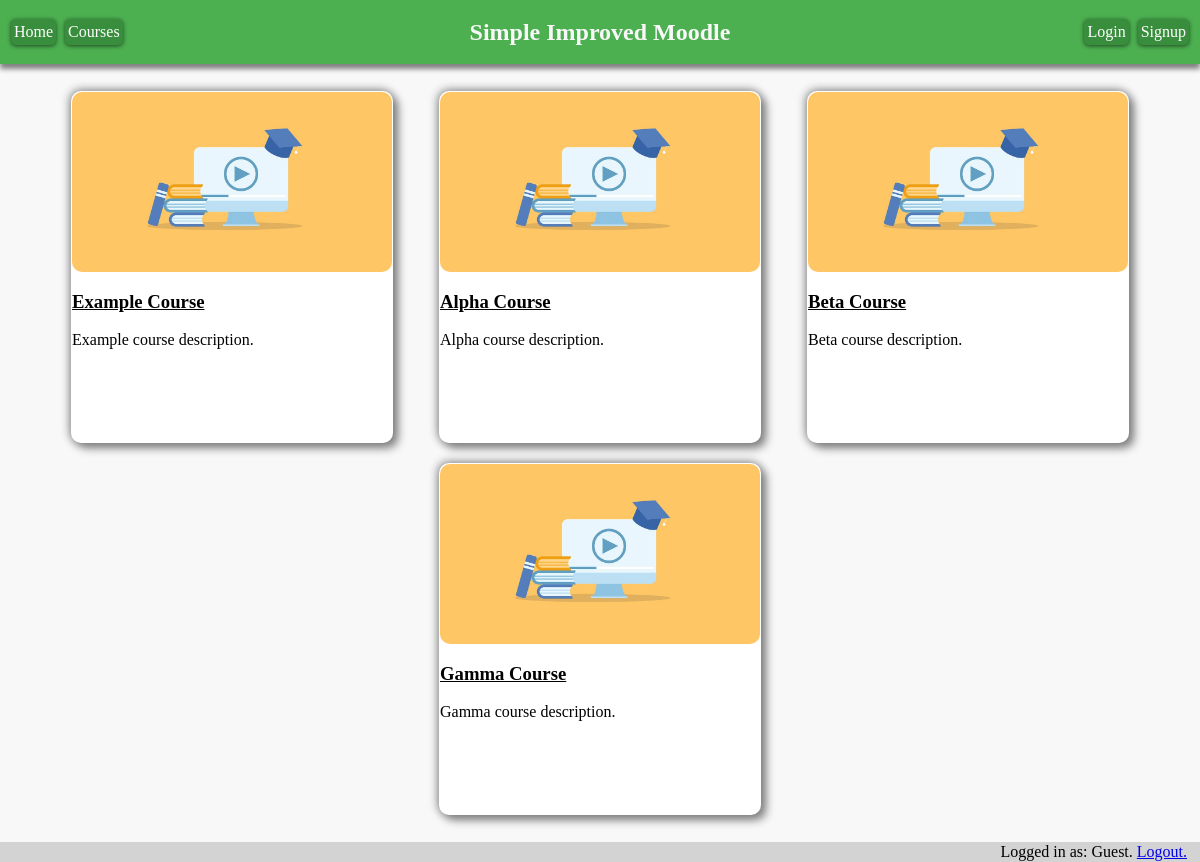
/courses.php, run on an earlier commit of the app's database.
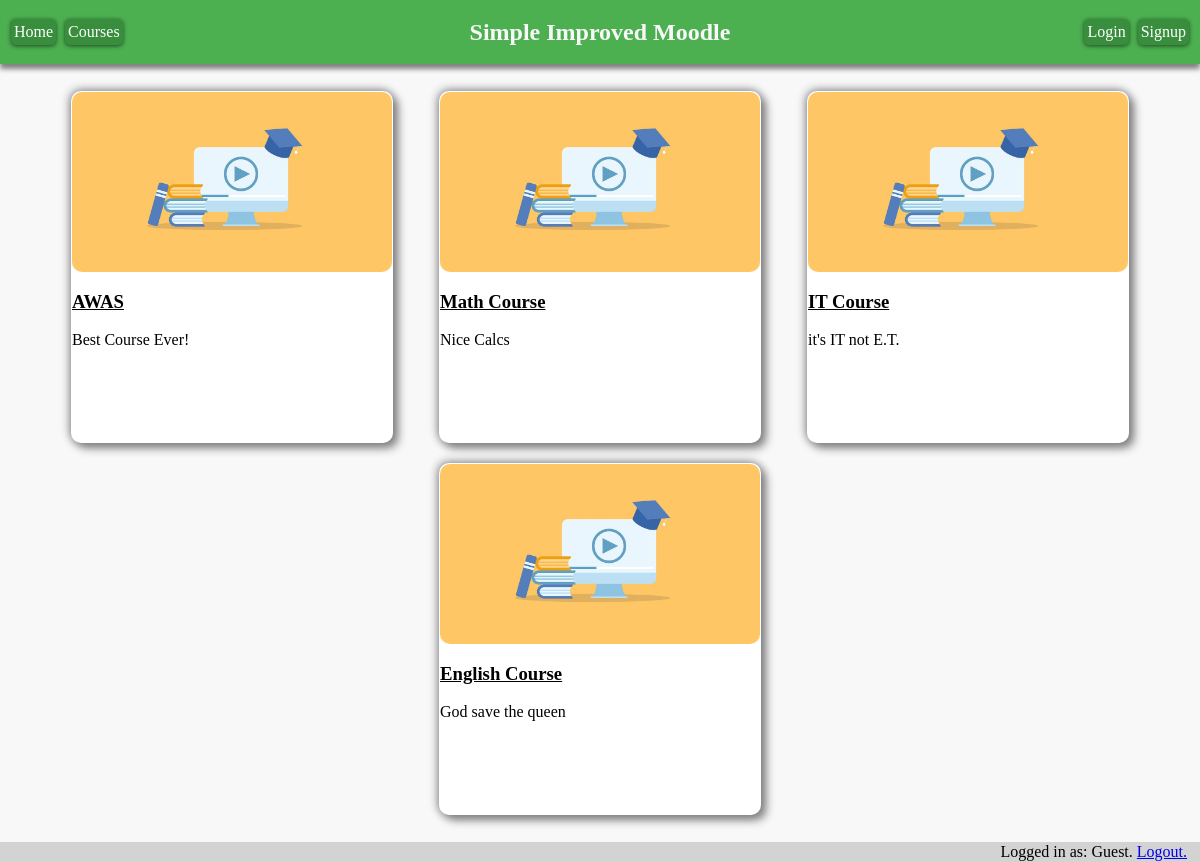
And on a later commit of the database.
### tables this page shows
CREATE TABLE "Courses"
(
    ID          INTEGER
        primary key,
    name        varchar(255) not null,
    description varchar(255),
    image       varchar(255) default 'images/default-course-image.jpg'
);

### courses.php (the view, shortened to what this page needs)
<!doctype html>
<html lang="en">
<head>
    <link rel="stylesheet" href="style.css">
    <link rel="stylesheet" href="courses.css">
</head>
<body>
<header>
    <div id="navbar">
        <div id="navleft">
            <a class="btn" href="index.php" style="margin-right: 1%">Home</a>
            <a class="btn" href="courses.php" style="margin-right: 1%">Courses</a>
        </div>
        <div id="navcentre">
            <h2 class="title">Simple Improved Moodle</h2></div>
        <div id="navright">
            <a class="btn" href="login.html" style="margin-right: 1%">Login</a>
            <a class="btn" href="signup.php">Signup</a>
        </div>
    </div>
</header>
<div id="grid">
    <?php
    $db = new SQLite3("SecureDB.sqlite", SQLITE3_OPEN_READWRITE);
    $query_result = $db->query("SELECT * FROM Courses;");
    $row = $query_result->fetchArray();
    while ($row) {
        echo '<div class="grid-card">
                                <div class="image-div" style="background-image:url(\''. $row[3] .' \') ;"> </div>
                                <h3><a class="course-link" href="course.php?id='. $row[0] .'">' . $row[1] .'</a></h3>
                                <p>' . $row[2] .'</p> </div>';
        $row = $query_result->fetchArray();
    }
    ?>
</div>
<footer id="footer">
    <div id="loginfo">
        Logged in as: <?php echo $_SESSION["username"]."."; ?>
        <a href="logout.php">Logout.</a>
    </div>
</footer>
</body>
</html>

### style.css (style rules this page uses)
body { margin: 0; background-color: #f8f8f8; }
#navbar { width: 100%; height: 64px; display: flex; justify-content: center; align-items: center; background-color: #4CAF50; box-shadow: 0 5px 5px gray; }
#navcentre { width: 33%; display: flex; justify-content: center; }
#navleft { width: 33%; display: flex; justify-content: left; }
#navright { width: 33%; display: flex; justify-content: right; }
#footer { padding: 1px; margin-top: 16px; background-color: lightgray; display: flex; justify-content: flex-end; }
#loginfo { margin-right: 1%; }
.btn { text-decoration: none; position: relative; margin: 5px; padding: 4px 3px 4px 3px; overflow: hidden; border-width: 0; outline: none; border-radius: 5px; box-shadow: 0 1px 4px rgba(0, 0, 0, .6); background-color: #388E3C; color: #FFF; transition: background-color .3s; }
.btn:before { content: ""; position: absolute; top: 50%; left: 50%; display: block; width: 0; padding-top: 0; border-radius: 100%; background-color: rgba(236, 240, 241, .3); -webkit-transform: translate(-50%, -50%); -moz-transform: translate(-50%, -50%); -ms-transform: translate(-50%, -50%); -o-transform: translate(-50%, -50%); transform: translate(-50%, -50%); }
.title { color: #f8f8f8; }

### courses.css (style rules this page uses)
#grid { display: flex; flex-wrap: wrap; padding: 1px; width: 92%; margin: auto; margin-top: 16px; }
.grid-card { padding: 1px; margin: auto; margin-bottom: 10px; margin-top: 10px; width: 320px; height: 350px; background-color: white; border-radius: 10px; box-shadow: 5px 5px 10px gray, -1px -1px 10px gray; }
.image-div { width: 100%; height: 180px; border-radius: 10px; max-height: 180px; background-size: 100%; }
.course-link { color: black; }

What changed in the data, as far as the page shows it:
changed courses: name "Example Course" → "AWAS"; description "Example course description." → "Best Course Ever!"
changed courses: name "Alpha Course" → "Math Course"; description "Alpha course description." → "Nice Calcs"
changed courses: name "Beta Course" → "IT Course"; description "Beta course description." → "it's IT not E.T."
changed courses: name "Gamma Course" → "English Course"; description "Gamma course description." → "God save the queen"
